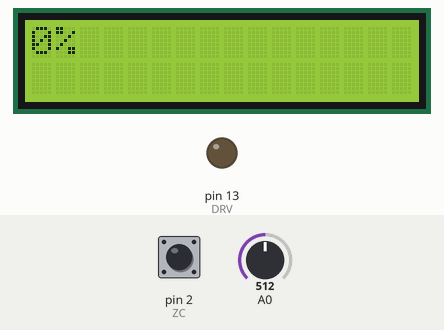
Simulated run of this sketch. Board: Arduino Uno, built with avr-gcc and run on an emulated ATmega328P. On the bench: 16×2 character LCD, output pins drawn as LEDs (lit = HIGH). The inputs (shaded band) are chosen by the test bench; at power-on: A0 = 512, pin 2 (ZC) HIGH. What the sketch prints to the serial monitor is not drawn.

Above: at 1.2 s.
1.3 s: A0 set to 42
2.8 s: A0 set to 35
At 4.0 s:
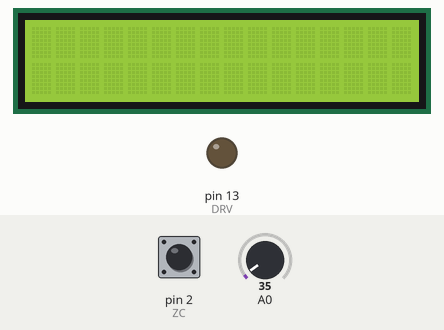
4.3 s: A0 set to 113
5.8 s: A0 set to 130
At 6.4 s:
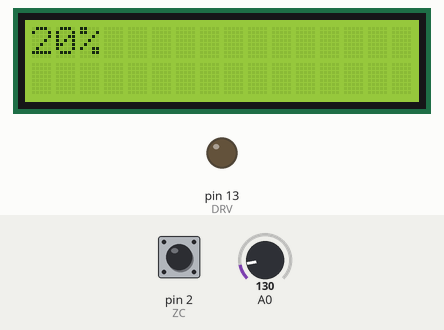
7.3 s: A0 set to 30
At 8.7 s:
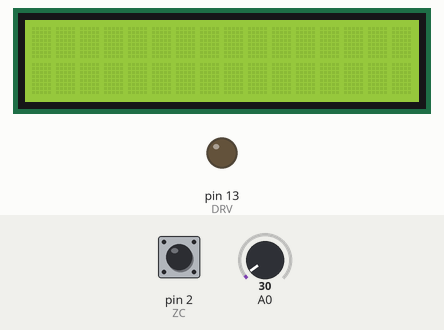
Timing chart, 0 to 9.8 s (numbered marks = the images above; inputs shaded):
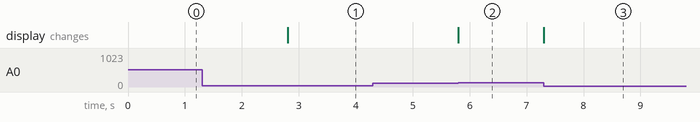

The sketch:

AC_Dimmer_Arduino.ino
```cpp
#include <LiquidCrystal.h>
#include <TimerOne.h>

byte ocitajTaster(){
  int tmp = analogRead(0);

  if(tmp > 620 && tmp < 660){
    return 1;                     //SELECT
  }
  else if(tmp > 390 && tmp < 430){
    return 2;                     //LEFT
  }
  else if(tmp > 80 && tmp < 120){
    return 3;                     //UP
  }
  else if(tmp > 240 && tmp < 280){
    return 4;                     //DOWN
  }
  else if(tmp >= 0 && tmp < 40){
    return 5;                     //RIGHT
  }
  else{
    return 0;
  }
}

float kasnjenje[11] = {
  0.01,
  0.007951672353008666,
  0.007048327646991334,
  0.006309898804344545,
  0.0056409421684897485,
  0.005,
  0.004359057831510251,
  0.0036901011956554544,
  0.002951672353008666,
  0.0020483276469913355,
  0.0
};


int DRV = 13;
int ZC = 2;
int dim_val = 0;
int dmt = 0;

LiquidCrystal lcd(8, 9, 4, 5, 6, 7);

byte temp = ocitajTaster();
byte prethodni;

void setup() {
  // put your setup code here, to run once:
  Serial.begin(9600);
  lcd.begin(16,2);

  //postavljanje izlaznog pina i interrupt handler
  pinMode(DRV, OUTPUT);
  pinMode(ZC, INPUT_PULLUP);
  attachInterrupt(digitalPinToInterrupt(2), zero_cross, FALLING);

  Timer1.initialize(10000);
}

bool zc = false;

void zero_cross() {
  zc = true;
}

void handleTimerInterrupt1() {
  digitalWrite(DRV, LOW);
}


void loop() {
  // put your main code here, to run repeatedly:
  prethodni = temp;
  temp = ocitajTaster();

  if(prethodni != temp){
    lcd.clear();

    switch(temp){
      default:
        lcd.print(dim_val);
        lcd.print("%");
        Serial.println(kasnjenje[dim_val/10], 10);
        break;
      case 2:
        if (dim_val <= 10) {
          dim_val = 0;
        }
        else {
          dim_val -= 10;
        }
        break;
      case 3:
        if (dim_val >= 90) {
          dim_val = 100;
        }
        else {
          dim_val += 10;
        }
        break;
      case 4:
        if (dim_val <= 10) {
          dim_val = 0;
        }
        else {
          dim_val -= 10;
        }
        break;
      case 5:
        if (dim_val >= 90) {
          dim_val = 100;
        }
        else {
          dim_val += 10;
        }
        break;
    }
  }

  dmt = 1000000 * kasnjenje[dim_val/10];

  if (zc == true) {
    if (dim_val != 0) {
      delayMicroseconds(dmt);
      digitalWrite(DRV, HIGH);
      delayMicroseconds(100);
      digitalWrite(DRV, LOW);
    }
    zc = false;
  }

}
```

Measured:
- the behaviour switches between 40 and 39 on A0 (found by bisection; images 0 and 1)
- the behaviour switches between 119 and 120 on A0 (found by bisection; images 1 and 2)
- after the input at 1.3 s, every drawn part: stays the same
- after the input at 2.8 s, the display: changes at once (image 1)
- after the input at 4.3 s, every drawn part: stays the same
- after the input at 5.8 s, the display: changes at once (image 2)
- after the input at 7.3 s, the display: changes at once (image 3)
